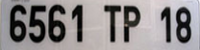
%> input picture p1.bmp, 200 x 50 px; the run also reads 1 picture not shown here
$ octave TD8.m   (GNU Octave 9; MATLAB toolbox functions it lacks are replaced by stand-ins)
%> lines starting %> are read from the running program, lines starting %| are printed output that depends on the picture; in (x1, y1, x2, y2) boxes, pixels count from 0 and x2, y2 are one past the last pixel; in counts of white or black regions, pixels touching at a corner belong together; the program's own positions count from 1
%% Bipul Mohanto
% Color in Informatics and MEdia Technology
% contact: bipul.mohanto@yahoo.com
% Algorithm Implimentation: 1. Template Matching, 2. Texture, 3. Quadtree Decomposition, 4. Descriptors

clear all
close all
clc

%% template matching
I=imread('p1.bmp');
%> I is the input picture: size 50x200x3 uint8; mean R, G, B 141.1, 136.8, 137.6
I=rgb2gray(I);
%> I: size 50x200 uint8

Ob=imread('letter.bmp');
Ob = rgb2gray(Ob);
%> Ob: size 50x22 uint8

cc = normxcorr2(Ob,I);
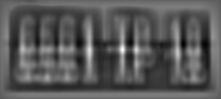
%> cc: size 99x221 double; min -0.521, max 1, mean 0.0081; drawn with min black and max white
% best score where best match
[max_cc, imax] = max(abs(cc(:)));
%> max_cc = 1; imax = 12128
[ypeak, xpeak] = ind2sub(size(cc),imax(1));
%> ypeak = 50; xpeak = 123
point = [ (ypeak-size(Ob,1)/2+1) (xpeak-size(Ob,2)/2+1) ];
%> point = [26 113]


K=cat(3,I,I,I);
if (max_cc>0.8)
    K(point(1), point(2),2)=255; % good correlation in green
%> K: size 50x200x3 uint8; mean R, G, B 138.2, 138.2, 138.2
else
    K(point(1), point(2),1)=255; % not so good correlation in red
end
figure, imshow(K);

% results : match 100% for p1, 78% for p2 and 84% for p3
% 80% here seems to be a good threshlod to select only letters T

%% co-occurrence matrix
clc
clear all
close all

I=imread('fur_txtr.tif');
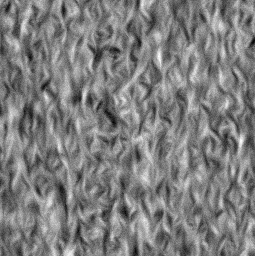
%> input picture fur_txtr.tif, 255 x 256 px
%> I is the input picture: size 256x255 uint8; min 0, max 255, mean 125.8
I2=imread('fur_txtr_noisy.tif');
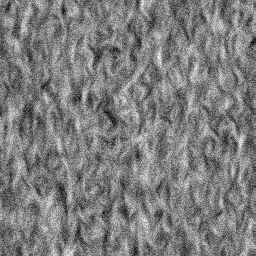
%> input picture fur_txtr_noisy.tif, 256 x 256 px
%> I2 is the input picture: size 256x256 uint8; min 0, max 255, mean 125.1
for d=1:50 % horizontal direction,
    glcm = graycomatrix(I,'NumLevels',256,'Offset',[0 d],'Symmetric',true);
    stats = graycoprops(glcm,{'contrast','homogeneity','energy','correlation'});
    tabICont(d)=stats.Contrast;
    tabIHomo(d)=stats.Homogeneity;
    tabIEner(d)=stats.Energy;
    tabICorr(d)=stats.Correlation;

    glcm = graycomatrix(I2,'NumLevels',256,'Offset',[0 d],'Symmetric',true);
    stats = graycoprops(glcm,{'contrast','homogeneity','energy','correlation'});
    tabI2Cont(d)=stats.Contrast;
    tabI2Homo(d)=stats.Homogeneity;
    tabI2Ener(d)=stats.Energy;
    tabI2Corr(d)=stats.Correlation;

end
%> after the loop, tabI2Cont = 50 values, max 2187.6 at index 11, min 883.2 at index 1, mean 2071.8; tabI2Corr = 50 values, max 0.586 at index 1, min -0.0287 at index 11, mean 0.0262; tabI2Ener = 50 values, max 9.71e-05 at index 1, min 8.13e-05 at index 7, mean 8.29e-05; tabI2Homo = 50 values, max 0.0968 at index 1, min 0.0675 at index 9, mean 0.0699; tabICont = 50 values, max 2255.4 at index 10, min 350.5 at index 1, mean 2087.7; tabICorr = 50 values, max 0.839 at index 1, min -0.0393 at index 11, mean 0.0383; tabIEner = 50 values, max 0.000143 at index 1, min 8.09e-05 at index 7, mean 8.37e-05; tabIHomo = 50 values, max 0.134 at index 1, min 0.066 at index 9, mean 0.0706

ecart = abs(tabICorr-tabI2Corr);
%> ecart = 50 values, max 0.253 at index 1, min 0.000138 at index 18, mean 0.0173
plot(ecart); % to show the good robustness against noise notably when the d distance increases
%> figure, not shown here; curve peaks at x = 1, y = 0.253

%% quadtree decompostion
I = imread('cheetah.bmp');
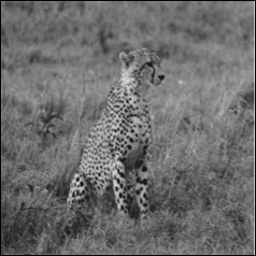
%> input picture cheetah.bmp, 256 x 256 px
%> I is the input picture: size 256x256 uint8; min 0, max 218, mean 108.1

S = qtdecomp(I,0.5);
blocks = repmat(uint8(0),size(S));
for dim = [256 128 64 32 16 8 4 2 1];
  numblocks = length(find(S==dim));
  if (numblocks > 0)
    values = repmat(uint8(1),[dim dim numblocks]);
    values(2:dim,2:dim,:) = 0;
    blocks = qtsetblk(blocks,S,dim,values);
  end
end
%> this loop made 9 passes
%> numblocks on passes 1 to 9: 0, 0, 0, 23, 82, 182, 415, 498, 712
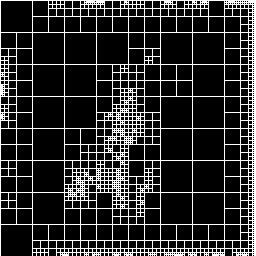
%> blocks: size 256x256 uint8; values 0 (black) and 1 (white), 18.1% white in thin lines or dots
%> after the loop, values = 712 values from 1 to 1

blocks(end,1:end) = 1;
%> blocks: size 256x256 uint8; values 0 (black) and 1 (white), 18.3% white in thin lines or dots
blocks(1:end,end) = 1;

imshow(I), figure, imshow(blocks,[])

%% cards and signatures

clear all
close all
clc

I=imread('cards.bmp');
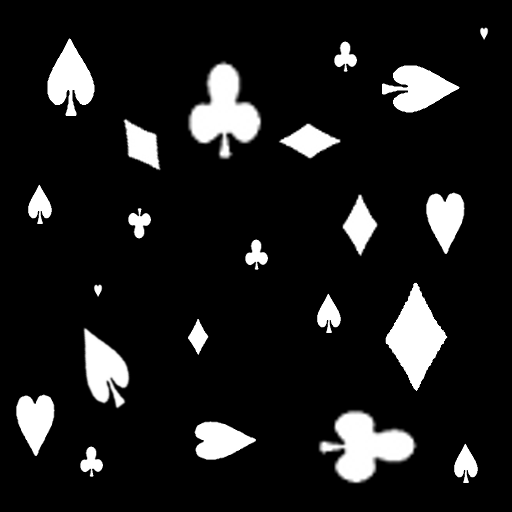
%> input picture cards.bmp, 512 x 512 px
%> I is the input picture: size 512x512 uint8; min 0, max 255, mean 26.9

BW = im2bw(I);
%> BW: size 512x512 logical; 10.6% white; 22 white regions, largest, box (x1, y1, x2, y2) and area: (190, 63, 261, 158) 3521, (320, 412, 415, 483) 3521, (386, 283, 447, 391) 3264
figure(1), imshow(BW);

L = bwlabel(BW);
%> L: size 512x512 double; 23 distinct labels, from 0 to 22
s  = regionprops(L,'Solidity');
%> s = 22 regions; first 5, Solidity: 0.939, 0.862, 0.868, 0.771, 0.87

% heart
idx = find([s.Solidity] > 0.92);
%> idx = [1 11 20]
BW2 = ismember(L,idx);
%> BW2: size 512x512 logical; 1.7% white; 3 white regions, box (x1, y1, x2, y2) and area: (426, 193, 464, 254) 1528, (16, 395, 54, 456) 1528, (195, 422, 256, 460) 1528
outCo = BW2.*1;

% diamond
idx = find([s.Solidity] > 0.88 & [s.Solidity] <= 0.92);
%> idx = [6 7 9 13 17 19 22]
BW2 = ismember(L,idx);
%> BW2: size 512x512 logical; 2.6% white; 7 white regions, largest, box (x1, y1, x2, y2) and area: (386, 283, 447, 391) 3264, (124, 120, 160, 169) 1031, (280, 124, 340, 158) 1028
outCa = BW2.*2;

% spade
idx = find([s.Solidity] > 0.80 & [s.Solidity] <= 0.88);
%> idx = [2 3 5 14 18 21]
BW2 = ismember(L,idx);
%> BW2: size 512x512 logical; 3% white; 6 white regions, box (x1, y1, x2, y2) and area: (84, 329, 129, 407) 2062, (48, 39, 94, 116) 2051, (382, 66, 459, 112) 2051, (28, 185, 52, 224) 530, (317, 294, 341, 333) 530, (454, 444, 478, 483) 530
outPi = BW2.*3;

% club
idx = find([s.Solidity] <= 0.80);
%> idx = [4 8 10 12 15 16]
BW2 = ismember(L,idx);
%> BW2: size 512x512 logical; 3.2% white; 6 white regions, box (x1, y1, x2, y2) and area: (190, 63, 261, 158) 3521, (320, 412, 415, 483) 3521, (334, 42, 357, 72) 364, (128, 208, 151, 238) 364, (245, 240, 268, 270) 364, (80, 447, 103, 477) 364
outTr = BW2.*4;

L = outCo+outCa+outPi+outTr;
%> L: size 512x512 double; 5 distinct labels, from 0 to 4
RGB = label2rgb(L,'jet',[0 0 0]);
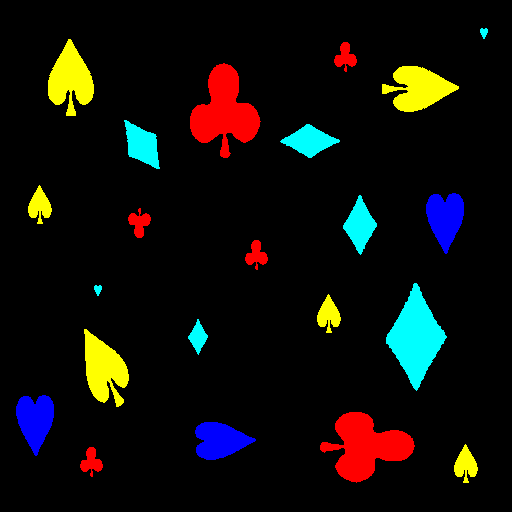
%> RGB: size 512x512x3 uint8; mean R, G, B 15.8, 14.2, 11.1
figure, imshow(RGB);
